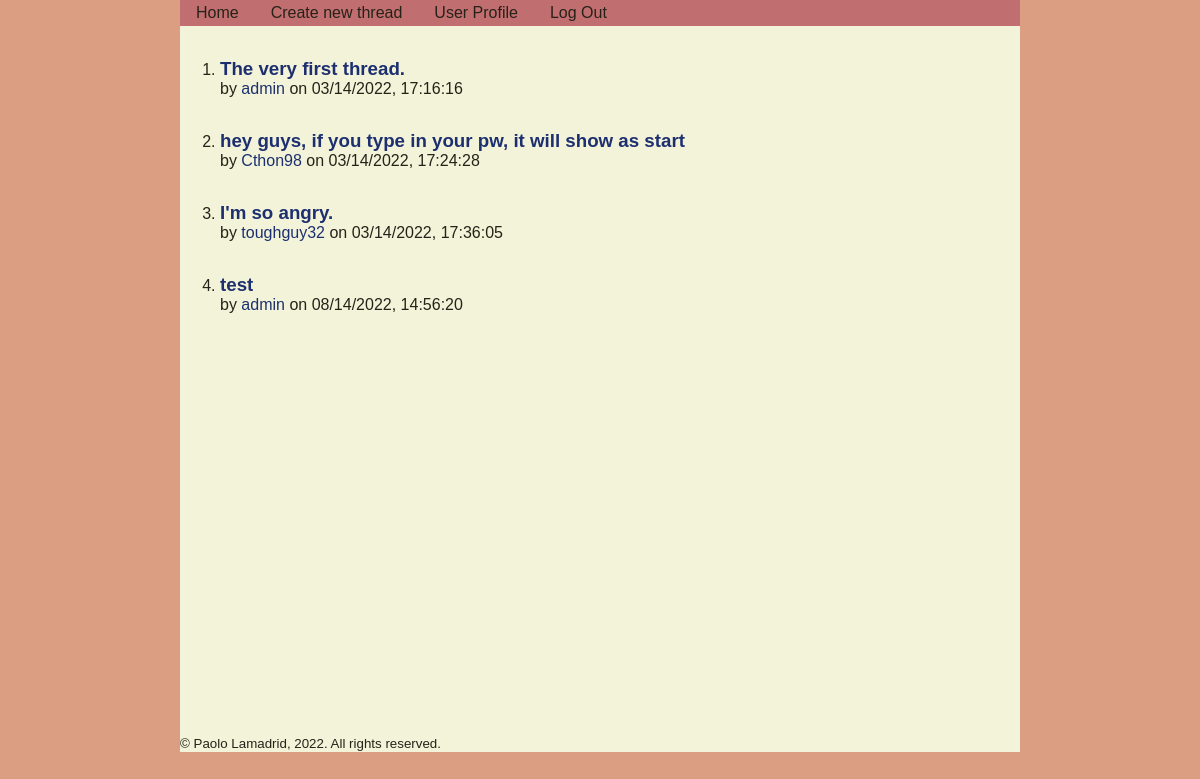
/ (signed in), run on an earlier commit of the app's database.
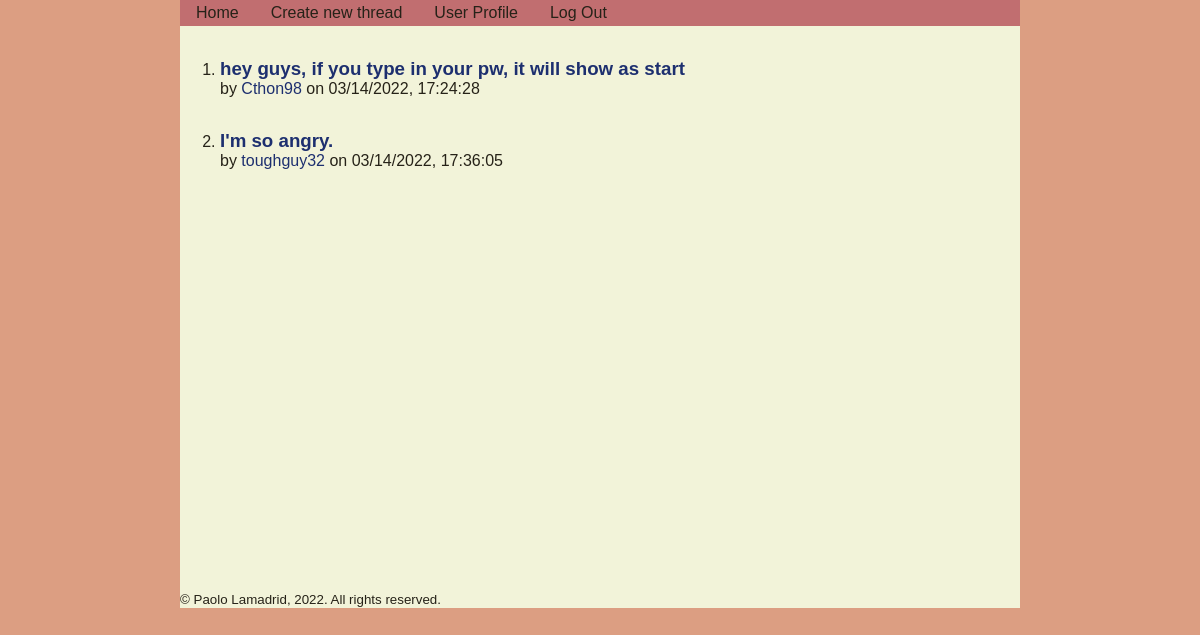
And on a later commit of the database.
### tables this page shows
CREATE TABLE threads
(
    thread_id INTEGER PRIMARY KEY AUTOINCREMENT,
    title TEXT NOT NULL,
    body TEXT NOT NULL,
    date_created TEXT NOT NULL,
    user_poster TEXT NOT NULL
);

### thread/views.py (the view)
@thread_bp.route("/")
def index():
    db = get_db()
    threads = db.execute("""
        SELECT * FROM threads;
    """).fetchall()
    return render_template("index.html", threads=threads)

### app.py (called while the page is built)
@app.before_request
def load_logged_in_user():
    g.user = session.get("username", None)
    g.is_admin = session.get("is_admin", False)

### database.py (called while the page is built)
def get_db():
    if "db" not in g:
        g.db = sqlite3.connect(DATABASE,
            detect_types=sqlite3.PARSE_DECLTYPES
        )
        g.db.row_factory = sqlite3.Row
    return g.db

### thread/templates/thread/index.html (shortened to what this page needs)
{% extends 'base.html' %}
{% block main_content %}
<ol>
{% for thread in threads %}
    <li class="thread_thumbnail">
        <h3>
            <a href="{{ url_for('.thread', thread_id=thread['thread_id']) }}">
                {{ thread["title"] }}
            </a>
        </h3>
        <p>
            by <a href="{{ url_for('user.user_profile', username=thread['user_poster']) }}">{{ thread["user_poster"] }}</a> on {{ thread["date_created"] }}
        </p>
    </li>
{% endfor %}
</ol>
{% endblock %}

What changed in the data, as far as the page shows it:
removed threads: title "The very first thread.", user_poster "admin", date_created "03/14/2022, 17:16:16"
removed threads: title "test", user_poster "admin", date_created "08/14/2022, 14:56:20"
